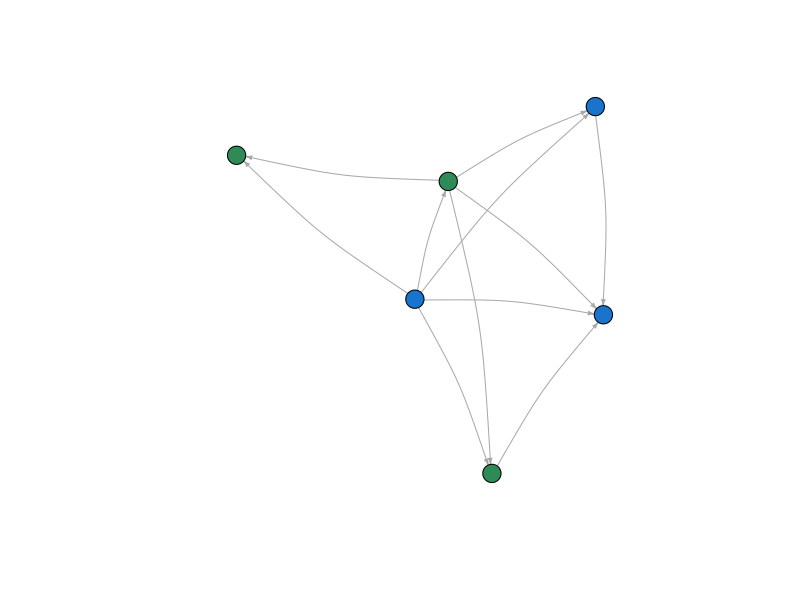
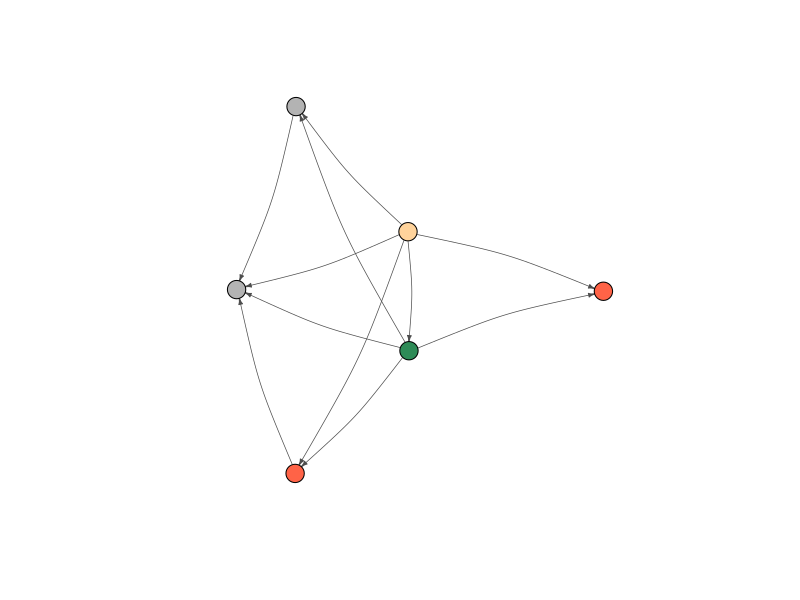
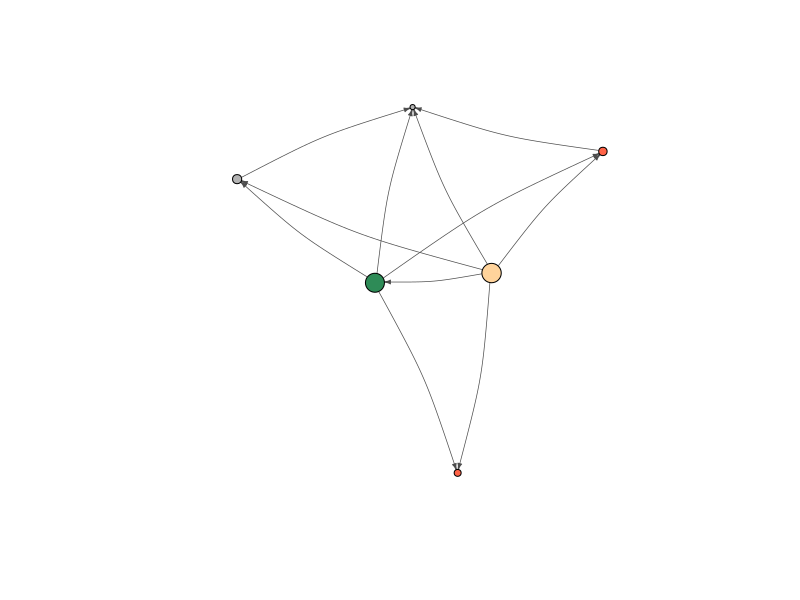

Reproduce these figures in R, in order.
#!/usr/bin/env Rscript

######################################################################
# @author      : Linus Fernandes (linusfernandes at gmail dot com)
# @file        : attributesna
# @created     : Wednesday Oct 25, 2023 11:11:30 IST
#
# @description :
######################################################################
library(igraph)
attributes <- read.csv("hoffmans.csv", stringsAsFactors = F)
print(head(attributes))
# Load in the edge list again
money_edgelist <- read.csv("money_edgelist.csv", stringsAsFactors = F)
# Put them both in the network.
moneyNetwork <- graph_from_data_frame(money_edgelist, directed = T, vertices = attributes)
print(moneyNetwork)
print(V(moneyNetwork)$name)
print(V(moneyNetwork)$Age)
print(V(moneyNetwork)$Gender)
print(V(moneyNetwork)$Role)
V(moneyNetwork)$color <- ifelse(V(moneyNetwork)$Gender == "Male", "dodgerblue3","seagreen")
plot(moneyNetwork, vertex.size = 10, vertex.frame.color = "black", vertex.label.cex = .7, vertex.label = NA, edge.curved = .1, edge.arrow.size = .3)
V(moneyNetwork)$color <- NA
V(moneyNetwork)$color <- ifelse(V(moneyNetwork)$Role == "Father", "burlywood1","tomato")
V(moneyNetwork)$color <- ifelse(V(moneyNetwork)$Role == "Mother", "seagreen", V(moneyNetwork)$color)
V(moneyNetwork)$color <- ifelse(V(moneyNetwork)$Role == "Son", "grey70", V(moneyNetwork)$color)

plot(moneyNetwork,vertex.size = 10, vertex.label.cex = .7, vertex.label = NA, edge.curved = .1, vertex.frame.color = "black", edge.arrow.size = .3, edge.width = .7, edge.color = "grey30")
V(moneyNetwork)$size = V(moneyNetwork)$Age/5
plot(moneyNetwork, vertex.label.cex = .7, vertex.label = NA, edge.curved = .1, vertex.frame.color = "black", edge.arrow.size = .3, edge.width = .7, edge.color = "grey30")
